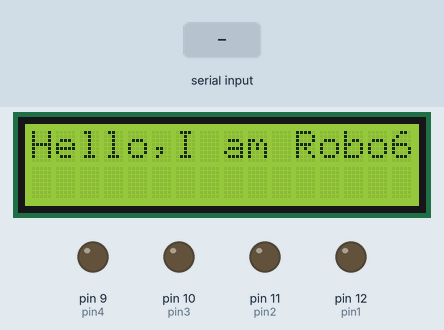
The sketch below on a simulated Arduino Uno, built with avr-gcc and run on an emulated ATmega328P. Shown: 16×2 character LCD, output pins drawn as LEDs (lit = HIGH). The test bench sets the inputs (shaded band). What the sketch prints to the serial monitor is not drawn.

Above: at 3.7 s.
3.8 s: "F" received over Serial
At 4.7 s:
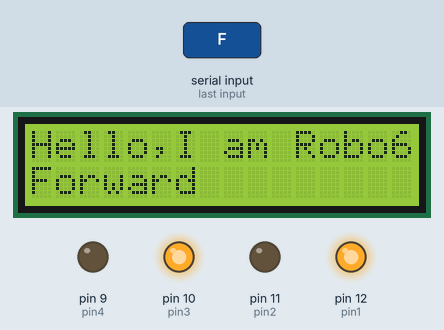
5.3 s: "B" received over Serial
At 5.8 s:
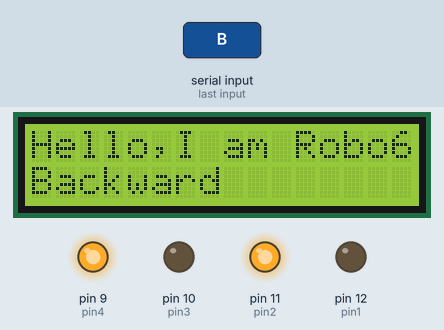
6.8 s: "R" received over Serial
At 8.0 s:
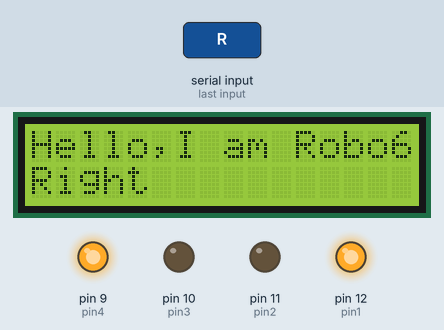
8.3 s: "L" received over Serial
At 9.3 s:
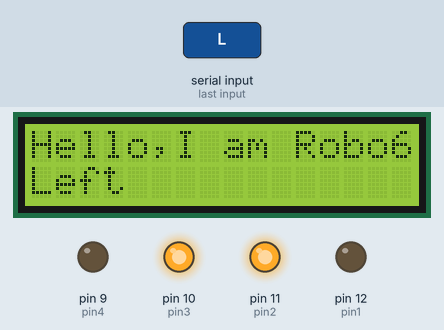
9.8 s: "S" received over Serial
At 10.4 s:
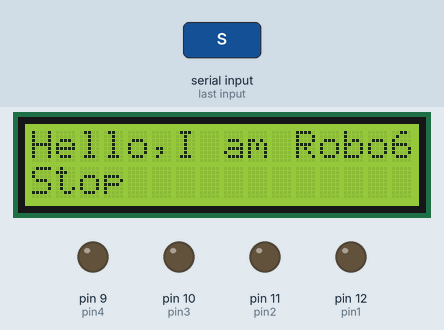
11.3 s: "G" received over Serial
At 11.6 s:
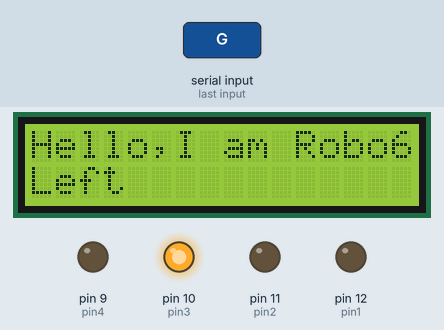
Timing chart, 0 to 13.8 s (numbered marks = the images above; inputs shaded):
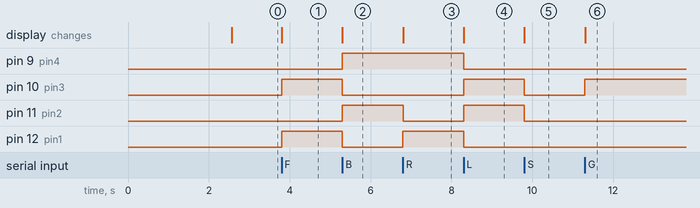

The sketch:

Robo_6.ino
```cpp
#include <LiquidCrystal.h>
const int rs = 7, en = 6, d4 = 5, d5 = 4, d6 = 3, d7 = 2;
LiquidCrystal lcd(rs, en, d4, d5, d6, d7);

int pin1=12;
int pin2=11;
int pin3=10;
int pin4=9;

void setup()
{
  pinMode(pin1, OUTPUT);
  pinMode(pin2, OUTPUT);
  pinMode(pin3, OUTPUT);
  pinMode(pin4, OUTPUT);
  Serial.begin(9600);
  lcd.begin(16, 2);
  lcd.print("Initializing...");
  delay(2500);
  lcd.clear();
  lcd.print("Hello,I am Robo6");
}

void loop()
{
  if(Serial.available()>0)
  {
    unsigned char data=Serial.read();
    switch(data)
    {
    case 'F':
      digitalWrite(12,HIGH);
      digitalWrite(11,LOW);
      digitalWrite(10,HIGH);
      digitalWrite(9,LOW);
      Serial.println("FORWARD");
      lcd.setCursor(0,1);
    lcd.print("Forward         ");
    break;

    case 'B':
      digitalWrite(12,LOW);
      digitalWrite(11,HIGH);
      digitalWrite(10,LOW);
      digitalWrite(9,HIGH);
      Serial.println("BACKWARD");
      lcd.setCursor(0,1);
     lcd.print("Backward       ");
    break;

    case 'R':
      digitalWrite(12,HIGH);
      digitalWrite(11,LOW);
      digitalWrite(10,LOW);
      digitalWrite(9,HIGH);
      Serial.println("RIGHT");
      lcd.setCursor(0,1);
    lcd.print("Right           ");
    break;

    case 'L':
      digitalWrite(12,LOW);
      digitalWrite(11,HIGH);
      digitalWrite(10,HIGH);
      digitalWrite(9,LOW);
      Serial.println("LEFT");
      lcd.setCursor(0,1);
     lcd.print("Left           ");
    break;

    case 'G':
      digitalWrite(12,LOW);
      digitalWrite(11,LOW);
      digitalWrite(10,HIGH);
      digitalWrite(9,LOW);
      Serial.println("FORWARD LEFT");
      lcd.setCursor(0,1);
    lcd.print("Left            ");
    break;

    case 'I':
      digitalWrite(12,HIGH);
      digitalWrite(11,LOW);
      digitalWrite(10,LOW);
      digitalWrite(9,LOW);
      Serial.println("FORWARD RIGHT");
      lcd.setCursor(0,1);
    lcd.print("Right           ");
    break;

    case 'S':
      digitalWrite(12,LOW);
      digitalWrite(11,LOW);
      digitalWrite(10,LOW);
      digitalWrite(9,LOW);
      Serial.println("STOP");
      lcd.setCursor(0,1);
    lcd.print("Stop            ");
    break;

    default :
      digitalWrite(12, 0);
      Serial.println("INVALID CHOICE");
    }
  }
}
```

Measured:
- after the input at 3.8 s, pin 10 (pin3), pin 12 (pin1): LOW → HIGH at once; the display: changes at once (image 1)
- after the input at 5.3 s, pin 9 (pin4), pin 11 (pin2): LOW → HIGH at once; pin 10 (pin3), pin 12 (pin1): HIGH → LOW at once; the display: changes at once (image 2)
- after the input at 6.8 s, pin 11 (pin2): HIGH → LOW at once; pin 12 (pin1): LOW → HIGH at once; the display: changes at once (image 3)
- after the input at 8.3 s, pin 9 (pin4), pin 12 (pin1): HIGH → LOW at once; pin 10 (pin3), pin 11 (pin2): LOW → HIGH at once; the display: changes at once (image 4)
- after the input at 9.8 s, pin 10 (pin3), pin 11 (pin2): HIGH → LOW at once; the display: changes at once (image 5)
- after the input at 11.3 s, pin 10 (pin3): LOW → HIGH at once; the display: changes at once (image 6)
